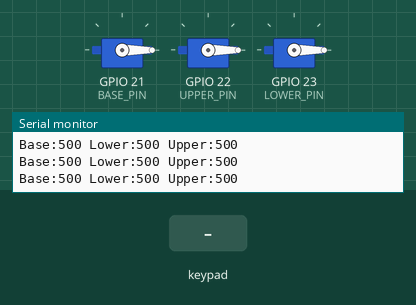
This sketch was run on a simulated ESP32. On the bench: 3 × servo, the last lines printed to the serial monitor. The inputs (shaded band) are chosen by the test bench. EEPROM starts erased; nothing arrives over Bluetooth unless stated.

Above: at 1.2 s.
1.3 s: key 'X' pressed
At 1.7 s:
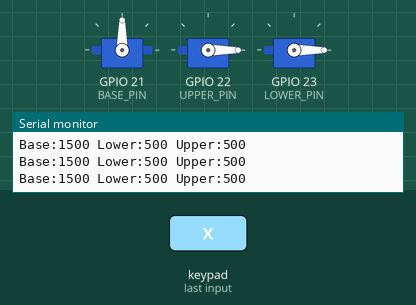
2.8 s: key 'O' pressed
At 3.5 s:
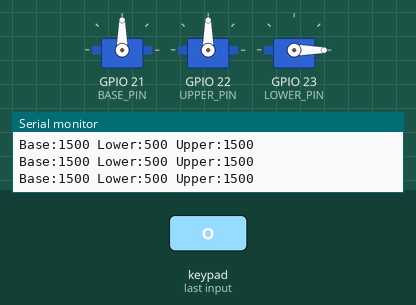
4.4 s: key 'S' pressed
At 5.9 s:
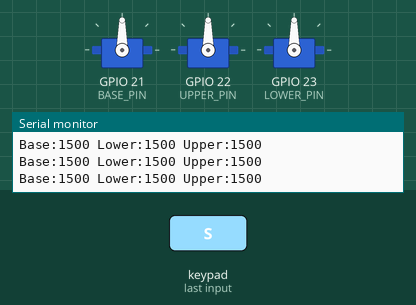
Timing chart, 0 to 7.4 s (numbered marks = the images above; inputs shaded):
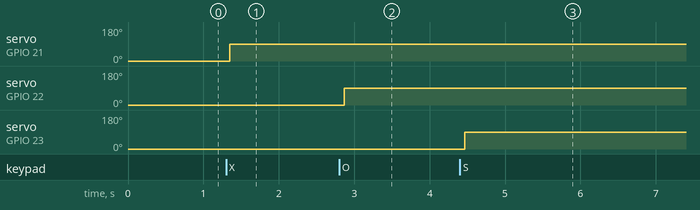

The sketch:

EEZArm.ino
```cpp
#include <movingAvg.h>
#include <Ps3Controller.h>
#include <ESP32Servo.h>
#include <EEPROM.h>

#define BASE_PIN 21
#define UPPER_PIN 22
#define LOWER_PIN 23

Servo base;
Servo upper;
Servo lower;

int basePos = 1500;
int basePosSmoothed;
int basePosPrev;
int upperPos = 1500;
int upperPosSmoothed;
int upperPosPrev;
int lowerPos = 1500;
int lowerPosSmoothed;
int lowerPosPrev;

int baseMin = 0;
int baseMax = 0;
int lowerMin = 0;
int lowerMax = 0;
int upperMax = 0;
int upperMin = 0;

movingAvg leftYAvg(10);
movingAvg leftXAvg(10);
movingAvg rightYAvg(10);

void notify(){
   //---------------- Analog stick value events ---------------
   if( Ps3.event.button_down.cross ){
    if(basePos < 1499){
      baseMin = basePos;
      EEPROM.write(0, baseMin);
    } else {
      baseMax = basePos;
      EEPROM.write(1, baseMax);
    }
    EEPROM.commit();
   }

   if( Ps3.event.button_down.square ){
    if(lowerPos < 1499){
      lowerMin = lowerPos;
      EEPROM.write(2, lowerMin);
    } else {
      lowerMax = lowerPos;
      EEPROM.write(3, lowerMax);
    }
    EEPROM.commit();
   }

   if( Ps3.event.button_down.circle ){
    if(upperPos < 1499){
      upperMin = upperPos;
      EEPROM.write(4, upperMin);
    } else {
      upperMax = upperPos;
      EEPROM.write(5, upperMax);
    }
    EEPROM.commit();
   }


   if( Ps3.event.button_down.select ){
    EEPROM.write(0, 0);
    EEPROM.write(1, 0);
    EEPROM.write(2, 0);
    EEPROM.write(3, 0);
    EEPROM.write(4, 0);
    EEPROM.write(5, 0);

    EEPROM.commit();

    baseMax = EEPROM.read(0);
    baseMin = EEPROM.read(1);
    lowerMax = EEPROM.read(2);
    lowerMin = EEPROM.read(3);
    upperMax = EEPROM.read(4);
    upperMin = EEPROM.read(5);
    baseMin, baseMax, lowerMin, lowerMax, upperMin, upperMax= 0;
   }
}

void onConnect(){
    Serial.println("Connected.");
}

void setup() {
  Serial.begin(9600);

  //Load Memory
  EEPROM.begin(10);
  baseMax = EEPROM.read(0);
  baseMin = EEPROM.read(1);
  lowerMax = EEPROM.read(2);
  lowerMin = EEPROM.read(3);
  upperMax = EEPROM.read(4);
  upperMin = EEPROM.read(5);

  //PS3
  Ps3.attach(notify);
  Ps3.attachOnConnect(onConnect);
  Ps3.begin("00:12:34:56:78:9b");

  // Allow allocation of all timers
  ESP32PWM::allocateTimer(0);
  ESP32PWM::allocateTimer(1);
  ESP32PWM::allocateTimer(2);
  ESP32PWM::allocateTimer(3);

  base.setPeriodHertz(50);
  upper.setPeriodHertz(50);
  lower.setPeriodHertz(50);

  base.attach(BASE_PIN, 500, 2500);
  upper.attach(UPPER_PIN, 500, 2500);
  lower.attach(LOWER_PIN, 500, 2500);

  leftYAvg.begin();
  leftXAvg.begin();
  rightYAvg.begin();
}

void loop() {
  if(!Ps3.isConnected()){
    return;
    Serial.println(baseMin);
  }

   int leftX = Ps3.data.analog.stick.lx;
   int smoothedLeftX = leftXAvg.reading(leftX);
   if(leftX < -1 ){
    basePos = map(smoothedLeftX, -127, 0, baseMin ? baseMin : 500, (baseMin && baseMax) ? ((baseMax-baseMin)/2) : 1500);
    basePosSmoothed = (basePos * 0.05) + (basePosPrev * 0.95);
    basePosPrev = basePos;
   } else if(leftX > 1){
    basePos = map(smoothedLeftX, 0, 127, (baseMin && baseMax) ? ((baseMax-baseMin)/2) : 1500, baseMax ? baseMax : 2500);
    basePosSmoothed = (basePos * 0.05) + (basePosPrev * 0.95);
    basePosPrev = basePos;
   } else {
    basePos = (baseMin && baseMax) ? ((baseMax-baseMin)/2) : 1500;
     basePosSmoothed = (basePos * 0.05) + (basePosPrev * 0.95);
     basePosPrev = basePos;
   }

   int leftY = Ps3.data.analog.stick.ly;
   int smoothedLeftY = leftYAvg.reading(leftY);
   if(leftY < -1){
    lowerPos =  map(smoothedLeftY, -127, 0, lowerMin ? lowerMin : 500, (lowerMin && lowerMax) ? ((lowerMax-lowerMin)/2) : 1500);
    lowerPosSmoothed = (lowerPos * 0.05) + (basePosPrev * 0.95);
    lowerPosPrev = lowerPos;
   } else if(leftY > 1){
    lowerPos =  map(smoothedLeftY, 0, 127, (lowerMin && lowerMax) ? ((lowerMax-lowerMin)/2) : 1500, lowerMax ? lowerMax : 2500);
    lowerPosSmoothed = (lowerPos * 0.05) + (basePosPrev * 0.95);
    lowerPosPrev = lowerPos;
   } else {
    lowerPos = (lowerMin && lowerMax) ? ((lowerMax-lowerMin)/2) : 1500;
    lowerPosSmoothed = (lowerPos * 0.05) + (lowerPosPrev * 0.95);
    lowerPosPrev = lowerPos;
   }

   int rightY = Ps3.data.analog.stick.ry;
   int smoothedRightY = rightYAvg.reading(rightY);
   if(rightY < -1){
    upperPos =  map(smoothedRightY, -127, 0, upperMin ? upperMin : 500, (upperMin && upperMax) ? ((upperMax-upperMax)/2) : 1500);
    upperPosSmoothed = (upperPos * 0.05) + (upperPosPrev * 0.95);
    upperPosPrev = upperPos;
   } else if(rightY > 1){
    upperPos =  map(smoothedRightY, 0, 127, (upperMin && upperMax) ? ((upperMax-upperMax)/2) : 1500, upperMax ? upperMax : 2500);
    upperPosSmoothed = (upperPos * 0.05) + (upperPosPrev * 0.95);
    upperPosPrev = upperPos;
   } else {
    upperPos = (upperMin && upperMax) ? ((upperMax-upperMax)/2) : 1500;
    upperPosSmoothed = (upperPos * 0.05) + (upperPosPrev * 0.95);
    upperPosPrev = upperPos;
   }

  upper.writeMicroseconds(upperPosSmoothed);
  base.writeMicroseconds(basePosSmoothed);
  lower.writeMicroseconds(lowerPosSmoothed);

  Serial.print("Base:");
  Serial.print(base.readMicroseconds());
  Serial.print(" ");
  Serial.print("Lower:");
  Serial.print(lower.readMicroseconds());
  Serial.print(" ");
  Serial.print("Upper:");
  Serial.println(upper.readMicroseconds());
}
```

Measured:
- after the input at 1.3 s, servo on GPIO 21 (BASE_PIN): 0° → 90° after 0.05 s
- after the input at 2.8 s, servo on GPIO 22 (UPPER_PIN): 0° → 90° after 0.07 s
- after the input at 4.4 s, servo on GPIO 23 (LOWER_PIN): 0° → 90° after 0.07 s
